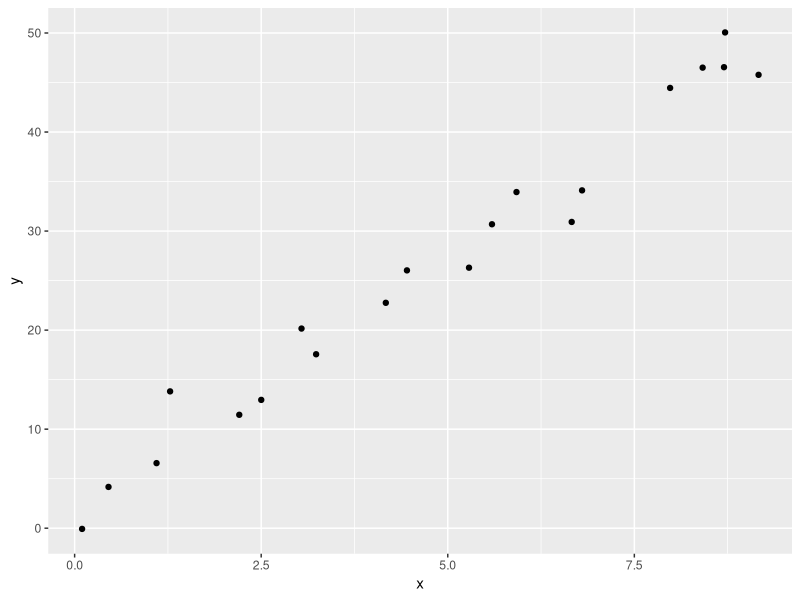
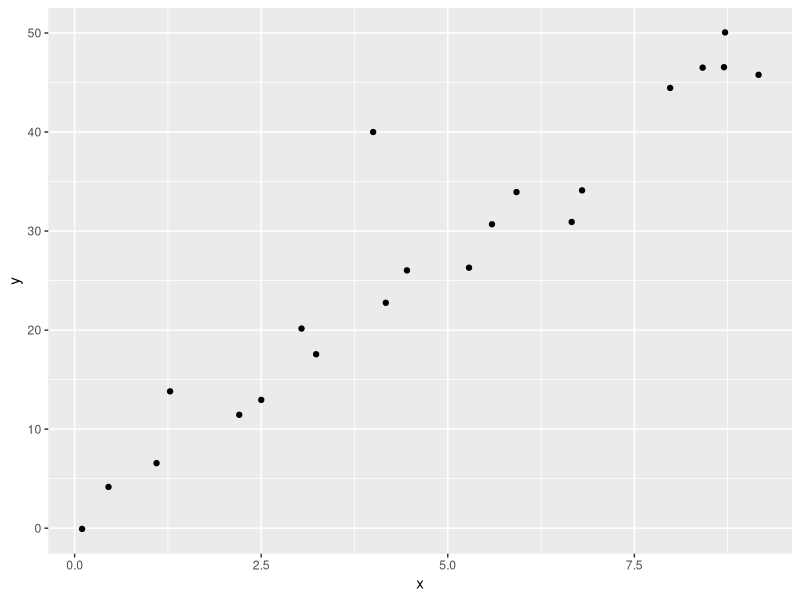
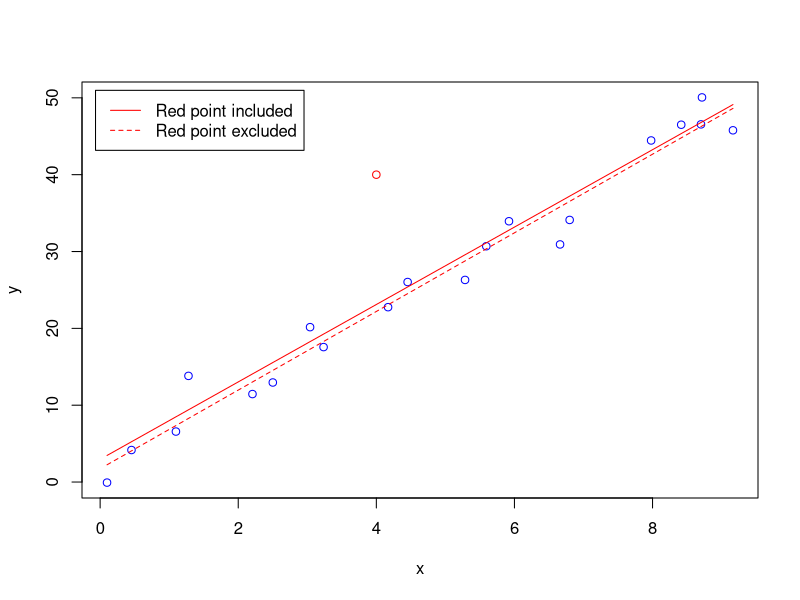
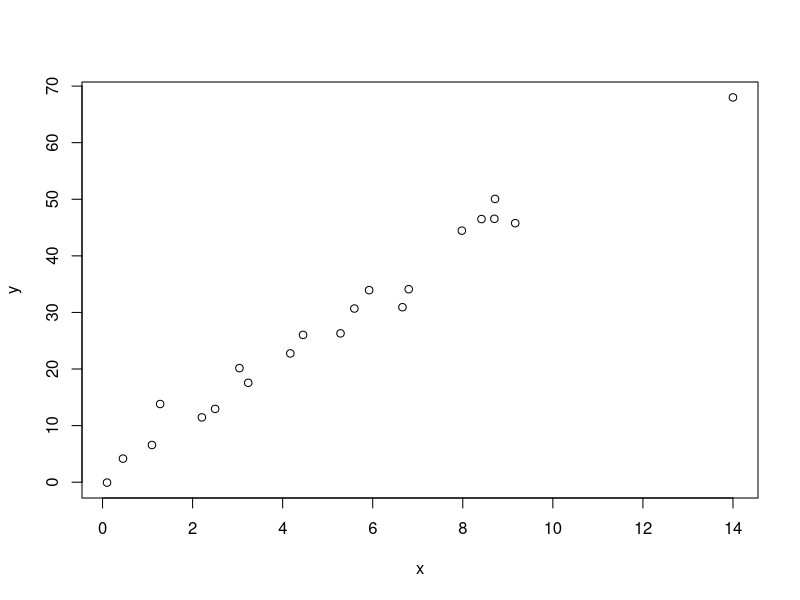
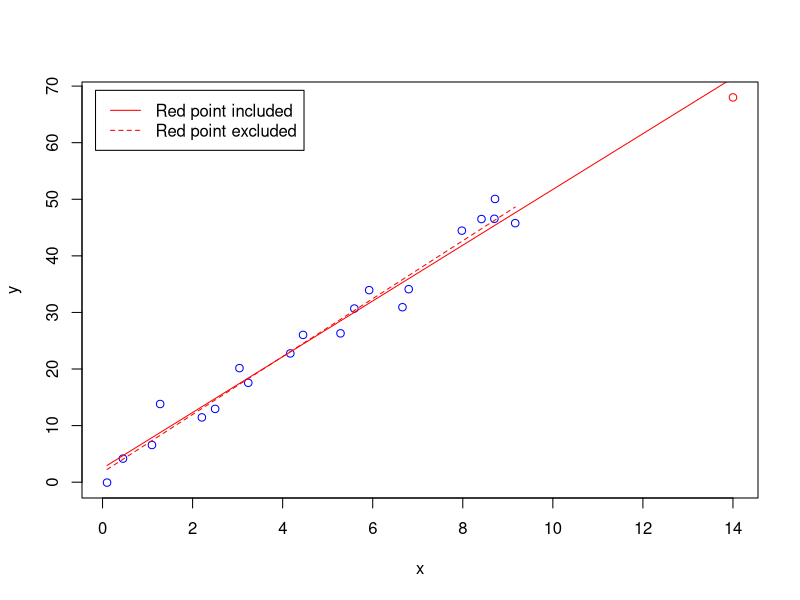
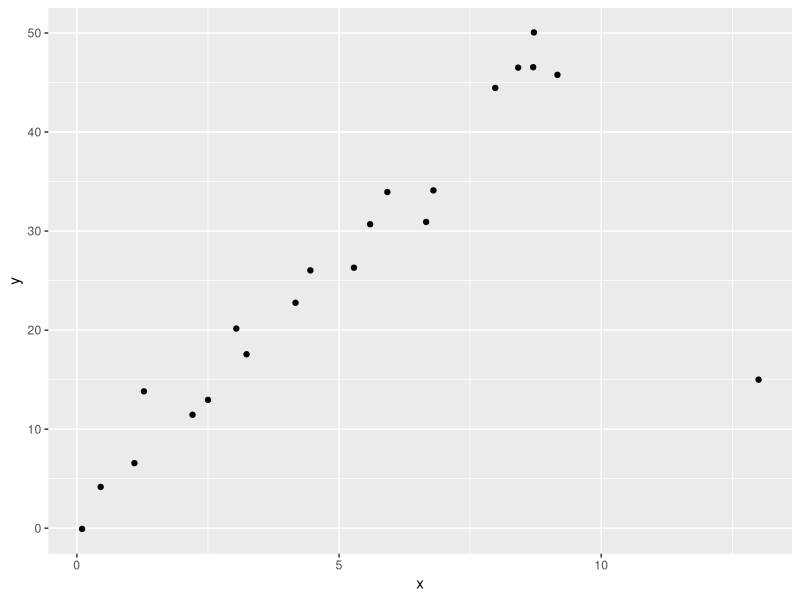
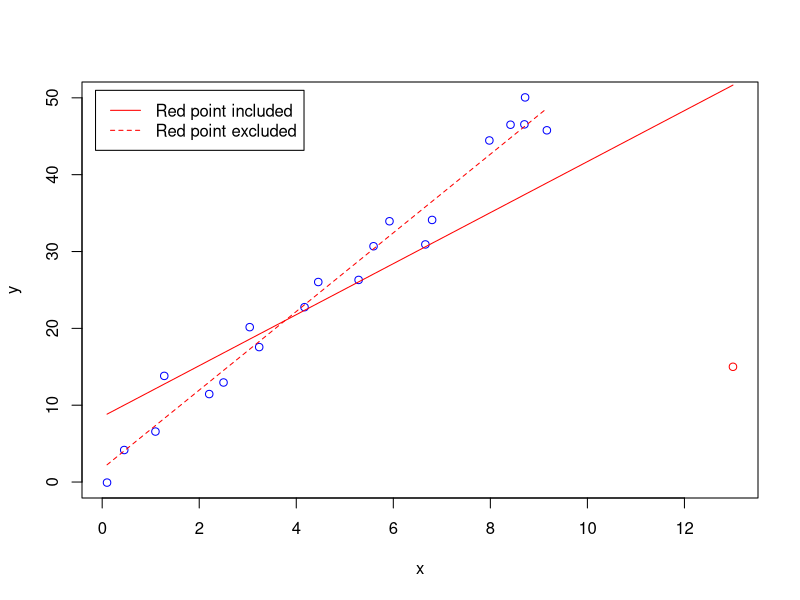
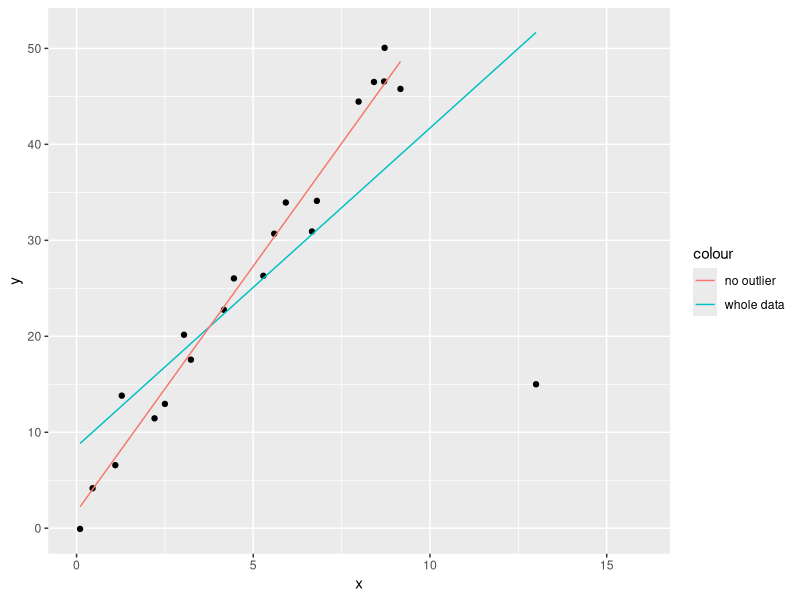

These charts were generated, in order, by the following R code:
## ---- chunk 1
library(knitr)
## ---- chunk 2
# getwd()
influence1 <- read.csv("DataL11/influence1.csv", header=T)
library(ggplot2)
attach(influence1)
# head(influence1)
qplot(data=influence1, x=x, y=y)

detach(influence1)
## ---- chunk 3
influence2 <- read.csv("DataL11/influence2.csv", header=T)
attach(influence2)
# head(influence2)
qplot(data= influence2, x=x, y=y)
## ---- chunk 4
model.1 <- lm(y ~ x)
summary(model.1)
## ---- chunk 5
model.2 <- lm(y ~ x, subset=1:20) # exclude obs #21
summary(model.2)
## ---- chunk 6
plot(x=x, y=y, col=ifelse(Row<=20, "blue", "red"),
     panel.last = c(lines(sort(x), fitted(model.1)[order(x)], col="red"),
                    lines(sort(x[-21]), fitted(model.2)[order(x[-21])],
                          col="red", lty=2)),
     data=influence2)
legend("topleft", col="red", lty=c(1,2),
       inset=0.02, legend=c("Red point included", "Red point excluded"))
## ---- chunk 7
lev <- hatvalues(model.1)
round(lev, 6)
## ---- chunk 8
sum(lev) # 2
## ---- chunk 9
sta <- rstandard(model.1)
round(sta, 6)
## ---- chunk 10
stu <- rstudent(model.1)
round(stu, 6)
## ---- chunk 11
dffit <- dffits(model.1)
round(dffit, 6)
## ---- chunk 12
cook <- cooks.distance(model.1)
round(cook, 6)
detach(influence2)
## ---- chunk 13
influence3 <- read.csv("DataL11/influence3.csv", header=T)
attach(influence3)

plot(x, y)

## ---- chunk 14
model.1 <- lm(y ~ x)
summary(model.1)
## ---- chunk 15
model.2 <- lm(y ~ x, subset=1:20) # exclude obs #21
summary(model.2)
## ---- chunk 16
plot(x=x, y=y, col=ifelse(Row<=20, "blue", "red"),
     panel.last = c(lines(sort(x), fitted(model.1)[order(x)], col="red"),
                    lines(sort(x[-21]), fitted(model.2)[order(x[-21])],
                          col="red", lty=2)))
legend("topleft", col="red", lty=c(1,2),
       inset=0.02, legend=c("Red point included", "Red point excluded"))

## ---- chunk 17
lev <- hatvalues(model.1)
round(lev, 6)
## ---- chunk 18
dffit <- dffits(model.1)
round(dffit, 6)
## ---- chunk 19
cook <- cooks.distance(model.1)
round(cook, 6)
detach(influence3)
## ---- chunk 20
influence4 <- read.csv("DataL11/influence4.csv", header=T)
attach(influence4)

qplot(x, y)
## ---- chunk 21
model.1 <- lm(y ~ x)
summary(model.1)
## ---- chunk 22
model.2 <- lm(y ~ x, subset=1:20) # exclude obs #21
summary(model.2)
## ---- chunk 23
plot(x=x, y=y, col=ifelse(Row<=20, "blue", "red"),
     panel.last = c(lines(sort(x), fitted(model.1)[order(x)], col="red"),
                    lines(sort(x[-21]), fitted(model.2)[order(x[-21])],
                          col="red", lty=2)))
legend("topleft", col="red", lty=c(1,2),
       inset=0.02, legend=c("Red point included", "Red point excluded"))

## ---- chunk 24
qplot(data=influence4, x=x, y=y) +
  geom_line(aes(x=x, y=model.1$fitted.values, colour="whole data")) +
  geom_line(data=influence4[-21, ], aes(x=x, y=model.2$fitted.values, colour="no outlier")) +
  xlim(c(0, 16))

# influence4[-21, ]            
## ---- chunk 25
lev <- hatvalues(model.1)
round(lev, 6)
## ---- chunk 26
sum(lev) # 2
## ---- chunk 27
dffit <- dffits(model.1)
round(dffit, 6)
## ---- chunk 28
cook <- cooks.distance(model.1)
round(cook, 6)
detach(influence4)
## ---- chunk 29
heightfoot <- read.table("DataL11/height_foot.txt", header=T)
attach(heightfoot)

qplot(height, foot)
## ---- chunk 30
model.1 <- lm(foot ~ height)
summary(model.1)
## ---- chunk 31
which(height>80) # 28
model.2 <- lm(foot ~ height, subset=(1:33)[-28]) # exclude obs #28
summary(model.2)
## ---- chunk 32
dffit <- dffits(model.1)
dffit[28] # -3.200223
## ---- chunk 33
cook <- cooks.distance(model.1)
cook[28] # 3.274466

detach(heightfoot)
## ---- chunk 34
infectionrisk <- read.csv("DataL11/hospital_infct_03.csv", header=T)
attach(infectionrisk)
head(infectionrisk)
model <- lm(InfctRsk ~ Stay)
summary(model)
## ---- chunk 35
# plot(x=Stay, y=InfctRsk,
#      panel.last = lines(sort(Stay), fitted(model)[order(Stay)]))

## ---- chunk 36
qplot(data=infectionrisk, x=Stay, y=InfctRsk) +
  geom_line(aes(x=Stay, y= model$fitted.values), col='blue')

# fitted(model)
# x
# names(model)
# model$fitted.values
## ---- chunk 37
summary(influence.measures(model))
detach(infectionrisk)
